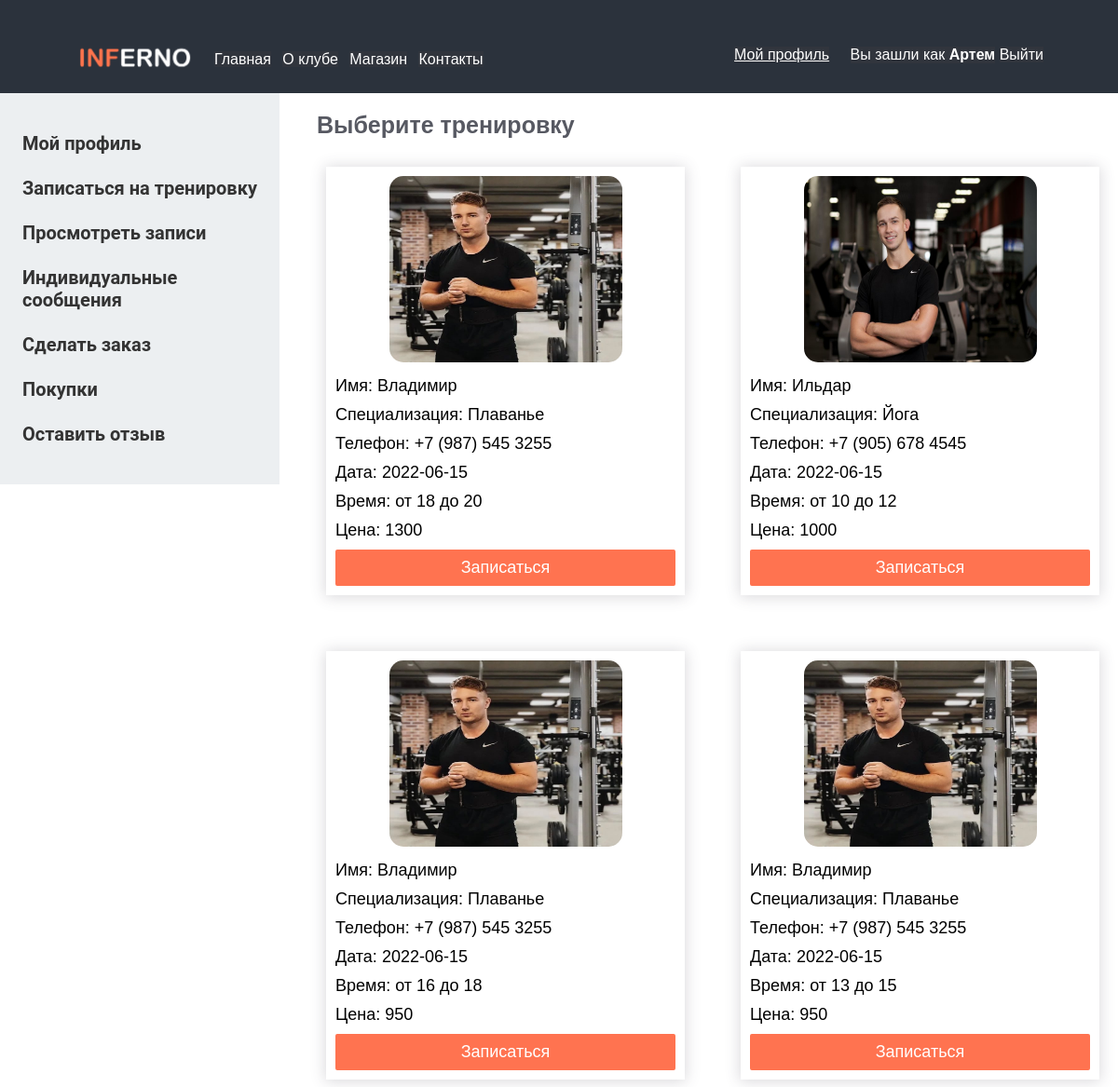
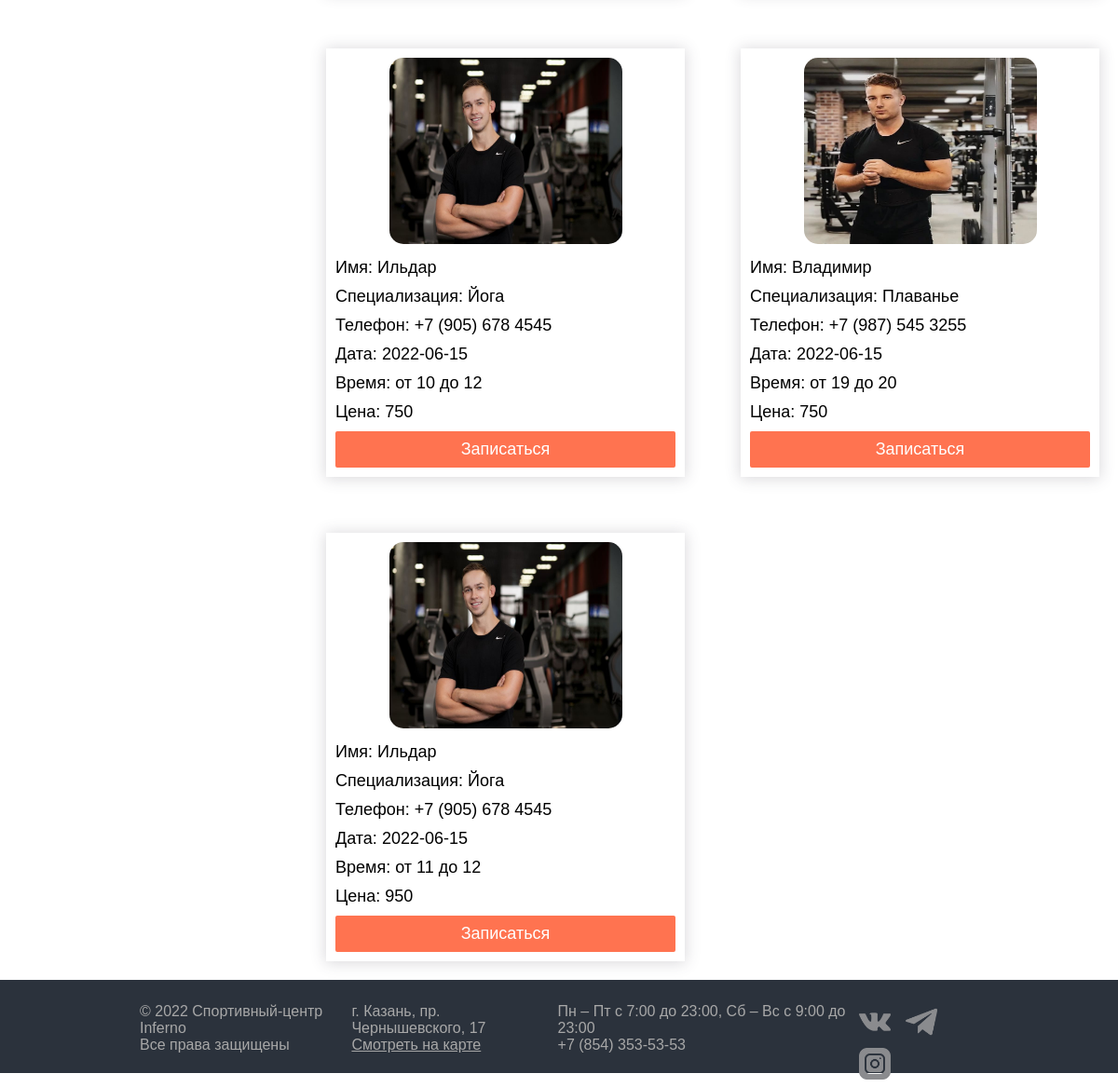
Page /user-zapisi.php (signed in) on the committed database (2 pictures, top to bottom).
### tables this page shows
CREATE TABLE `zapisi` (
  `id` int(11) NOT NULL,
  `name` varchar(56) NOT NULL,
  `profile` varchar(256) NOT NULL,
  `stage` varchar(256) NOT NULL,
  `phone` varchar(256) NOT NULL,
  `status` varchar(256) NOT NULL,
  `date` date NOT NULL,
  `time` varchar(255) NOT NULL,
  `time2` varchar(255) NOT NULL,
  `price` int(11) NOT NULL,
  `img` varchar(255) NOT NULL,
  `trener_email` varchar(255) NOT NULL,
  `user_email` varchar(255) NOT NULL,
  `user_name` varchar(255) NOT NULL
);

### user-zapisi.php (the view, shortened to what this page needs)
<?php session_start();
	$host = 'localhost';
	$user = 'root';
	$password = '';
	$db_name = 'inferno';
	$link = mysqli_connect($host, $user, $password, $db_name);
	mysqli_query($link, "SET NAMES 'utf8'");
	?>
<?php require_once('header.php'); ?>
<?php require_once('header-user.php'); ?>
<div class="cent" id="admin">
		<h1 class="zagl">Выберите тренировку</h1>
		<div class="grid-container11">
			<?php
			$result=mysqli_query($link, "SELECT * FROM Zapisi WHERE Status='Свободен'") or die(mysqli_error($link));
				while($row = mysqli_fetch_array($result)){
				$id=$row['id'];
				$name=$row['name'];
				$profile=$row['profile'];
				$phone=$row['phone'];
				$date=$row['date'];
				$time=$row['time'];
				$time2=$row['time2'];
				$price=$row['price'];
				$img=$row['img'];
				echo "<div class='item11' style='box-shadow: 0px 1px 15px 1px rgb(69 65 78 / 20%); margin: 20px; padding: 10px;'>
				<div class='menuimg'><img src='$img' class='zapimg'></div>
				<p> Имя: $name</p>
				<p> Специализация: $profile</p>
				<p> Телефон: $phone</p>
				<p> Дата: $date</p>
				<p> Время: от $time до $time2</p>
				<p> Цена: $price</p>
				<form method='POST'>
					<input style='display:none;' name='id' value='$id' required />
					<input name='zap' class='button bt6' type='submit' value='Записаться'>
				</form>
				</div>";
				}
			?>
		</div>
	</div>
<?php require_once('footer.php') ?>

### css/style.css (style rules this page uses)
* { font-family: "Montserrat", sans-serif; margin: 0; padding: 0; box-sizing: border-box; }
html, body { height: 100%; }
.bt6 { width: 100%; margin-top: 10px; border: 2px solid #ff7350; color: white; font-size: 18px; padding: 7px; background-color: #ff7350; border-radius: 2px; }
.menuimg { text-align: center; }
.cent { margin-left: 330px; font-size: 18px; }
.zagl { color: #575962;; font-size: 25px; margin: 10px; }
.grid-container11 { gap: 20px; display: grid; grid-template: 1fr 1fr ; grid-template-columns: repeat(auto-fit, minmax(350px, 1fr)); }
.item11 { background-color: white; height: 460px; }
.item11 p { color: #000; margin-top: 10px; }
.zapimg { height: 200px; width: 250px; border-radius: 15px; }

### rows in the picture
zapisi: img (picture), name "Владимир", profile "Плаванье", phone "+7 (987) 545 3255", date "2022-06-15", time "18", time2 "20", price "1300"
zapisi: img (picture), name "Ильдар", profile "Йога", phone "+7 (905) 678 4545", date "2022-06-15", time "10", time2 "12", price "1000"
zapisi: img (picture), name "Владимир", profile "Плаванье", phone "+7 (987) 545 3255", date "2022-06-15", time "16", time2 "18", price "950"
zapisi: img (picture), name "Владимир", profile "Плаванье", phone "+7 (987) 545 3255", date "2022-06-15", time "13", time2 "15", price "950"
zapisi: img (picture), name "Ильдар", profile "Йога", phone "+7 (905) 678 4545", date "2022-06-15", time "10", time2 "12", price "750"
zapisi: img (picture), name "Владимир", profile "Плаванье", phone "+7 (987) 545 3255", date "2022-06-15", time "19", time2 "20", price "750"
zapisi: img (picture), name "Ильдар", profile "Йога", phone "+7 (905) 678 4545", date "2022-06-15", time "11", time2 "12", price "950"

### other values in the picture
$_SESSION['name'] "Артем"
